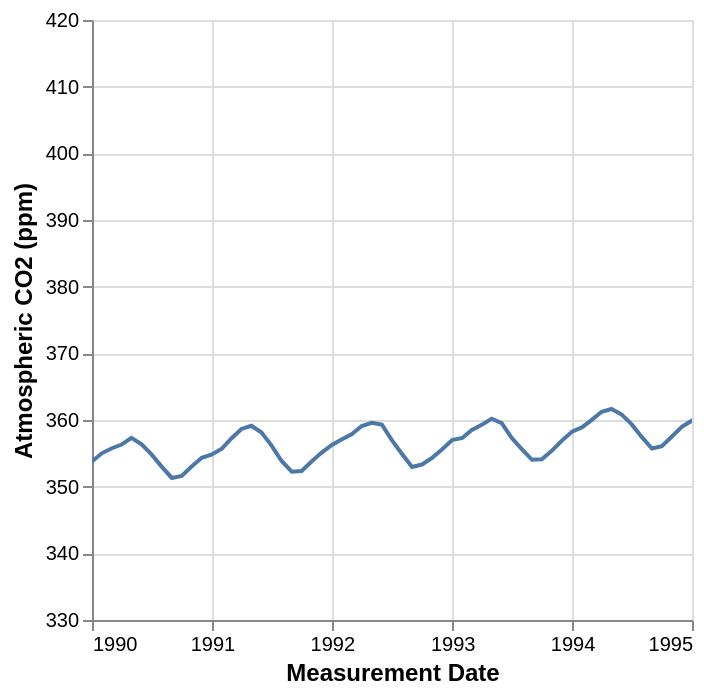

The cell this chart's notebook holds for it:
### Markdown cell above
it is totally fine to use a small number of visualizations to answer different aspects of the question you are trying to answer. We will accomplish this by using scale, another important feature of altair that easily transforms the different variables and set limits. In particular, here, we will use the alt.Scale function to zoom in on just a few years of data (say, 1990-1995). The domain argument takes a list of length two to specify the upper and lower bounds to limit the axis. We also added the argument clip=True to mark_line. This tells altair to “clip” (remove) the data outside of the specified domain that we set so that it doesn’t extend past the plot area. Since we are using both the scale and title method on the encodings we stack them on separate lines to make the code easier to read.

### Code cell
co2_line_scale = alt.Chart(co2_df).mark_line(clip=True).encode(
    x=alt.X("date_measured")
    .scale(domain=["1990", "1995"]).title("Measurement Date"),
    y=alt.Y("ppm").scale(zero=False).title("Atmospheric CO2 (ppm)")
).configure_axis(titleFontSize=12)

co2_line_scale

### Figure 1 — Vega-Lite specification as saved in the notebook (floating-point values rounded to 4 significant figures; data arrays with more than 128 entries replaced by an {"elided": "..."} marker saying what was removed)
{"config": {"view": {"continuousWidth": 300, "continuousHeight": 300}, "axis": {"titleFontSize": 12}}, "data": {"name": "data-aa5998d5bdbb1210883052c862754cac"}, "mark": {"type": "line", "clip": true}, "encoding": {"x": {"field": "date_measured", "scale": {"domain": ["1990", "1995"]}, "title": "Measurement Date", "type": "temporal"}, "y": {"field": "ppm", "scale": {"zero": false}, "title": "Atmospheric CO2 (ppm)", "type": "quantitative"}}, "$schema": "https://vega.github.io/schema/vega-lite/v6.1.0.json", "datasets": {"data-aa5998d5bdbb1210883052c862754cac": {"elided": "484 records"}}}
